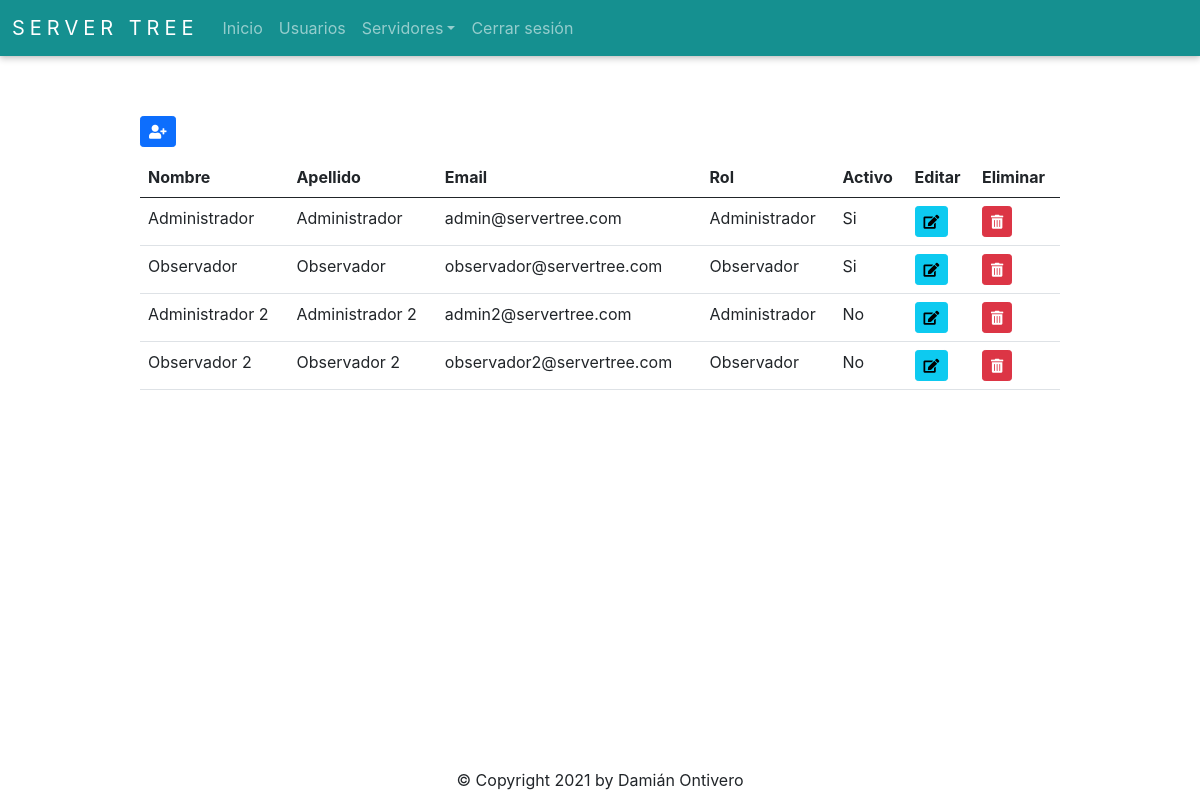
Page /auth/get_user_all (signed in) on the committed database.
### app/auth/models.py (models this page shows, shortened)
class User(db.Model, UserMixin):
    __tablename__ = 'Users'
    id = db.Column(db.Integer, autoincrement=True, primary_key=True)
    firstname = db.Column(db.String(128), nullable=False)
    lastname = db.Column(db.String(128), nullable=False)
    email = db.Column(db.String(256), unique=True, nullable=False)
    password = db.Column(db.String(256), nullable=False)
    role_id = db.Column(db.Integer, db.ForeignKey('Roles.id'), nullable=False)
    is_active = db.Column(db.Boolean)
    @staticmethod
    def get_by_id(id):
        return User.query.get(id)

class Role(db.Model):
    __tablename__ = 'Roles'
    id = db.Column(db.Integer, autoincrement=True, primary_key=True)
    role = db.Column(db.String(30), unique=True, nullable=False)
    @staticmethod
    def get_all():
        return Role.query.all()

### app/auth/routes.py (the view)
@auth_bp.route('/get_user_all', methods=['GET', 'POST'])
@login_required
def get_user_all():
    data = db.session.query(User, Role).join(Role).all()
    form = UserForm()
    return render_template('user.html', data=data, form=form)

### app/auth/routes.py (called while the page is built)
@login_manager.user_loader
def load_user(user_id):
    return User.get_by_id(int(user_id))

### app/auth/templates/user.html (shortened to what this page needs)
{% extends 'base.html' %}
{% import 'bootstrap/wtf.html' as wtf %}
{% block content %}
<div class="buttons">
  {% if current_user.role_id == 1 %}
    <button type="button" id="addButton" class="btn btn-primary btn-sm" data-bs-toggle="modal" data-bs-target="#userModal"><i class="fas fa-user-plus"></i></button>
  {% else %}
    <button disabled type="button" id="addButton" class="btn btn-primary btn-sm" data-bs-toggle="modal" data-bs-target="#userModal"><i class="fas fa-user-plus"></i></button>
  {% endif %}
</div>
<table class="table table-hover">
  <thead>
    <tr>
      <th>Nombre</th>
      <th>Apellido</th>
      <th>Email</th>
      <th>Rol</th>
      <th>Activo</th>
      <th>Editar</th>
      <th>Eliminar</th>
    </tr>
  </thead>
  <tbody>
    {% for user, role in data %}
      <tr>
        <td>{{ user.firstname }}</td>
        <td>{{ user.lastname }}</td>
        <td>{{ user.email }}</td>
        <td>{{ role.role }}</td>
        <td>
          {% if user.is_active == 0 %}
            No
          {% elif user.is_active == 1  %}
            Si
          {% endif %}
        </td>
        {% if current_user.role_id == 1 %}
          <td>
            <button type="button" class="btn btn-info btn-sm" id="editButton" data-id={{ user.id }} data-bs-toggle="modal" data-bs-target="#userModal"><i class="fas fa-edit"></i></button>
          </td>
          <td>
            <button type="button" class="btn btn-danger btn-sm" id="deleteButton" data-id={{ user.id }} data-bs-toggle="modal" data-bs-target="#deleteUserModal"><i class="fas fa-trash-alt"></i></button>
          </td>
        {% endif %}
      </tr>
    {% endfor %}
  </tbody>
</table>
{% endblock %}

### app/static/style.css (style rules this page uses)
* { text-decoration: none; font-family: -apple-system, BlinkMacSystemFont, 'Segoe UI', Roboto, Oxygen, Ubuntu, Cantarell, 'Open Sans', 'Helvetica Neue', sans-serif; }
html, body { margin: 0; padding: 0; width: 100%; height: 100%; position: relative; }
.container-base .buttons { margin-bottom: 10px; }

### rows in the picture
User: firstname "Administrador", lastname "Administrador", email "admin@servertree.com", role "Administrador", is_active "Si"
User: firstname "Observador", lastname "Observador", email "observador@servertree.com", role "Observador", is_active "Si"
User: firstname "Administrador 2", lastname "Administrador 2", email "admin2@servertree.com", role "Administrador", is_active "No"
User: firstname "Observador 2", lastname "Observador 2", email "observador2@servertree.com", role "Observador", is_active "No"
